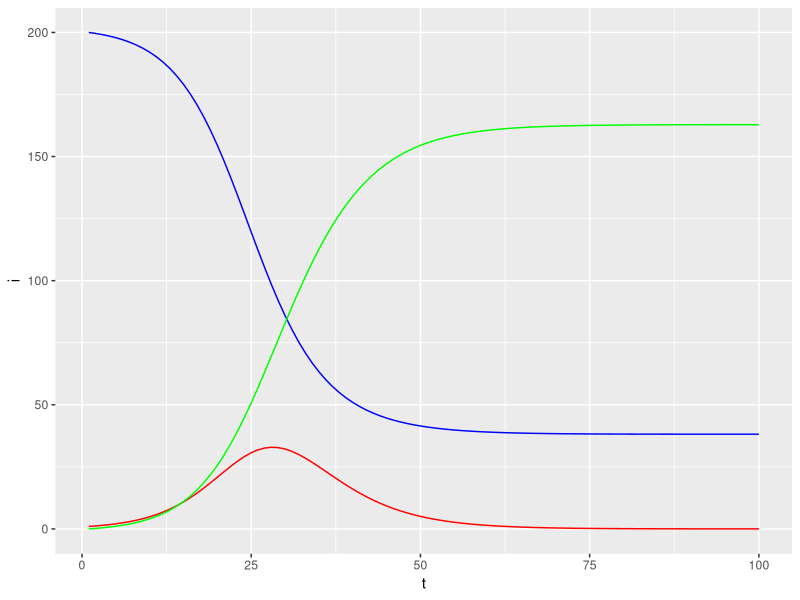
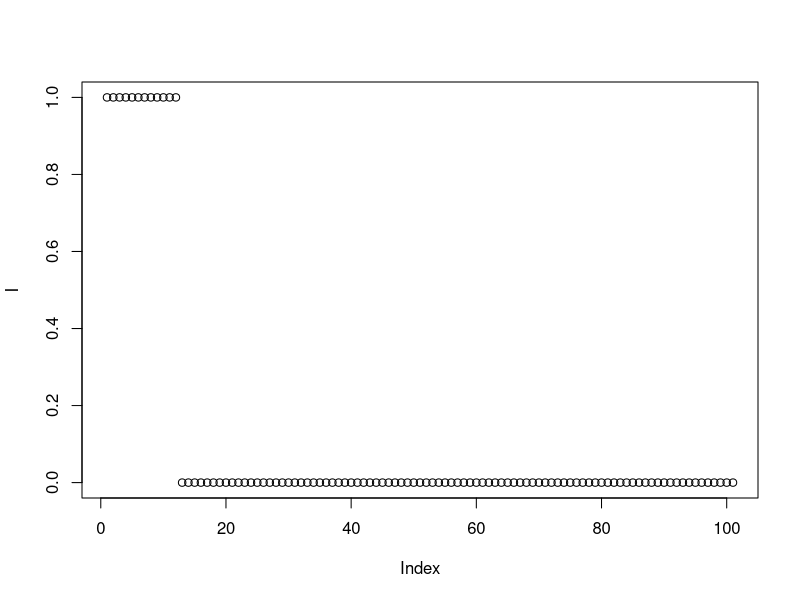

Generate these figures, in order, with R: (Note: this script raises an error after producing the figures.)
## ---- chunk 1
knitr::opts_chunk$set(echo = TRUE)
## ---- chunk 2
library(ggplot2)
## ---- chunk 3
s <- c(200)
i <- c(1)
r <- c(0)
N <- 201
beta <- .4
gamma <- .2

## S -> I -> R
for (t in 2:100){
  new_infs <- beta * i[t-1] * s[t-1]/ N
  new_recover <- gamma * i[t-1] 
  s[t] <- s[t-1] - new_infs
  i[t] <- i[t-1]  + new_infs  - new_recover
  r[t] <- r[t-1] + new_recover
}
## ---- chunk 4
plot_data <- data.frame(i=i,s=s,r=r,t=1:100)
ggplot(plot_data,aes(x=t,y=i)) + geom_line(color='red') +
  geom_line(aes(x=t,y=s),color='blue')+  geom_line(aes(x=t,y=r),color='green')
## ---- chunk 5
# Agent Based Modeling

# Set number of agents and create agent dataframe
# Create variables for infection chance (beta) and recovery chance (gamma)
n_agents <- 100
beta = .4 * .01
gamma = .2 * .01
agents <- data.frame("Agent" = 1:n_agents, "State" = "S", "TimePrimaryInfection" = NA, 
                     "TimeSecondaryInfection" = NA, "InfectionChance" = beta, "RecoveryChance" = gamma)

# Patient Zero
agents[1,]$State = "I"
agents[1,]$TimePrimaryInfection = 1

# Function that iterates through agent data frame and infects agents based on infection chance
agents.infect <- function(agents, t){
  for (i in 1:nrow(agents)){
    if (agents[i,]$State == "I"){
       for (j in 1:nrow(agents)){
         if (agents[j,]$State == "S"){
           # Is ContactChance greater than or less than beta?
           if (agents[i,]$InfectionChance > runif(1,0,1)){
             agents[j,]$State = "I"
             # If agent is infected, record the time of this infection and assign it to 
             # the primary infection variable
             agents[j,]$TimePrimaryInfection = t
             # If an agent is infected by another agent, record the time of this secondary infection and assign
             # it to the secondary infection variable
             agents[i,]$TimeSecondaryInfection = t - agents[i,]$TimePrimaryInfection
          }
        }
      }
    }
  }
  return(agents)
}

# Function that iterates through agent data frame and recovers infected agents based on recovery chance
agents.recover <- function(agents){
  for (i in 1:nrow(agents)){
    if (agents[i,]$State == "I"){
       # Is RecoveryChance greater than or less than gamma?
       if(agents[i,]$RecoveryChance > runif(1,0,1)){
         agents[i,]$State = "R"
       }
    }
  }
  return(agents)
}

# Function that simulates the infection and recovery of agents throughout time
agents.simulate <- function(agents){
  I <- c(1)
  for (t in 1:100){
    agents <- agents.infect(agents, t)
    agents <- agents.recover(agents)
    I <- c(I, nrow(agents[agents$State=="I",]))
  }
  return_list <- list()
  return_list[[1]] <- agents
  return_list[[2]] <- I
  return(return_list)
}

# Run all functions and simulate movement of agents
# Assign simulated values to variables in data frame
return_list <- agents.simulate(agents)
agents <- return_list[[1]]
I <- return_list[[2]]

# Include Time variable
# Figure out way to keep track of primary and secondary infection times
# Add times to the data frame

# We want empirical mean to equal 1/gamma ex. 1/.33 = 33
# A matter of math behind our model than the model itself
# Generation interval is distribution of time to recovery
# Our stochastic implementation violates this assumption (there is a constant rate of secondary infection contacts)
## ---- chunk 6
# Contact Network Structure - Adjacency Matrix
# Tip: start with "random graph", connections between people with random probability p
# If p = 1, connect two people, if p = 0, they do not connect

# Matrix ith row and jth column should have 1 if person i is connected to person j
network_matrix <- matrix(0, 100, 100)
## ---- chunk 7
plot(I)
## ---- chunk 8
hist(agents$TimeSecondaryInfection)
mean(agents$TimeSecondaryInfection, na.rm = TRUE)
var(agents$TimeSecondaryInfection, na.rm = TRUE)
